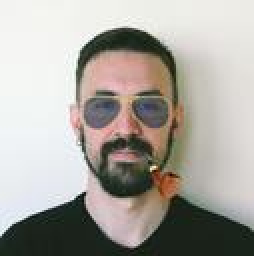
#> input picture database/prisma/faces/men-0.jpg, 127 x 128 px (shown 2 times larger); its folder holds only this picture in this run
$ python -i vision.py   (imports and definitions only)
#> lines starting #> are read from the running program, lines starting #| are printed output that depends on the picture
### backend-services/config.py
"""Agent settings and detection thresholds, read once from the environment (and the repo .env)."""
from __future__ import annotations

import os
from dataclasses import dataclass
from pathlib import Path

from dotenv import load_dotenv

ROOT = Path(__file__).resolve().parent
load_dotenv(ROOT.parent / ".env")


def _f(name: str, default: float) -> float:
    try:
        return float(os.getenv(name, default))
    except ValueError:
        return default


@dataclass(frozen=True)
class Settings:
    agent_key: str = os.getenv("AGENT_API_KEY", "dev-agent-key")
    llm_api_key: str = os.getenv("LLM_API_KEY", "")
    llm_model: str = os.getenv("LLM_MODEL", "") or "claude-sonnet-5-5"
    llm_base_url: str = os.getenv("LLM_BASE_URL", "") or "https://api.anthropic.com"
    # Optional second provider, tried when the first is rate-limited or failing (free tiers run out fast).
    llm_fallback_api_key: str = os.getenv("LLM_FALLBACK_API_KEY", "")
    llm_fallback_model: str = os.getenv("LLM_FALLBACK_MODEL", "")
    llm_fallback_base_url: str = os.getenv("LLM_FALLBACK_BASE_URL", "")
    models_dir: Path = ROOT / "models"

    # Rules. Webcam frames arrive every second, so timers accumulate across frames per session.
    gaze_away_sec: float = _f("GAZE_AWAY_SEC", 2.0)
    no_face_sec: float = _f("NO_FACE_SEC", 2.0)
    yaw_limit_deg: float = _f("YAW_LIMIT_DEG", 28.0)
    pitch_limit_deg: float = _f("PITCH_LIMIT_DEG", 22.0)
    iris_offset_limit: float = _f("IRIS_OFFSET_LIMIT", 0.32)
    # Eyelid gap as a share of the eye's width; a wide smile still sits above this, closed eyes below it.
    eye_open_ratio: float = _f("EYE_OPEN_RATIO", 0.09)
    match_threshold: float = _f("FACE_MATCH_THRESHOLD", 0.363)
    mismatch_frames: int = int(_f("FACE_MISMATCH_FRAMES", 2))
    dark_mean: float = _f("CAMERA_DARK_MEAN", 28.0)
    flat_std: float = _f("CAMERA_FLAT_STD", 9.0)
    min_face_px: int = int(_f("MIN_FACE_PX", 60))
    query_similarity: float = _f("QUERY_SIMILARITY", 0.55)
    risk_half_life_sec: float = _f("RISK_HALF_LIFE_SEC", 300.0)
    max_frames_per_sec: float = _f("MAX_FRAMES_PER_SEC", 2.0)
    repeat_cooldown_sec: float = _f("REPEAT_COOLDOWN_SEC", 20.0)

    # Objects in the webcam frame (MediaPipe EfficientDet-Lite0, COCO labels). OBJECT_DETECTION=0 turns it off.
    object_detection: bool = os.getenv("OBJECT_DETECTION", "1").lower() not in ("0", "false", "off")
    # A phone held up to the webcam often scores 0.35-0.45 with this model; the size floor drops
    # watch- and button-sized misreads that score as high.
    phone_min_score: float = _f("PHONE_MIN_SCORE", 0.35)
    phone_min_area: float = _f("PHONE_MIN_AREA", 0.02)
    # A confident hit counts even when small: a phone in the hand or on the desk is often under 1% of
    # the frame, while misreads on phone-free test portraits never scored above 0.4.
    phone_strong_score: float = _f("PHONE_STRONG_SCORE", 0.5)
    phone_strong_min_area: float = _f("PHONE_STRONG_MIN_AREA", 0.004)
    phone_frames: int = int(_f("PHONE_FRAMES", 1))
    notes_min_score: float = _f("NOTES_MIN_SCORE", 0.4)
    notes_frames: int = int(_f("NOTES_FRAMES", 2))
    # Objects count when seen in enough of this many recent frames, so one missed frame does not reset them.
    object_window: int = int(_f("OBJECT_WINDOW", 3))
    # A book must cover this share of the frame, so a bookshelf behind the candidate is ignored.
    notes_min_area: float = _f("NOTES_MIN_AREA", 0.04)

    @property
    def llm_enabled(self) -> bool:
        return bool(self.llm_api_key or self.llm_fallback_api_key)


settings = Settings()

### backend-services/vision.py
"""Computer-vision primitives: face detection (YuNet, Haar fallback), head pose and iris gaze
(MediaPipe Face Landmarker), face embeddings (SFace) and camera-blocked checks.

Models are fetched once from the official OpenCV model zoo into ./models. If a model is missing
the module degrades gracefully and reports which capability is unavailable.
"""
from __future__ import annotations

import base64
import logging
import threading
import urllib.request
from dataclasses import dataclass, field

import cv2
import numpy as np

from config import settings

log = logging.getLogger("agent.vision")

MODEL_URLS = {
    "yunet.onnx": "https://github.com/opencv/opencv_zoo/raw/main/models/face_detection_yunet/face_detection_yunet_2023mar.onnx",
    "sface.onnx": "https://github.com/opencv/opencv_zoo/raw/main/models/face_recognition_sface/face_recognition_sface_2021dec.onnx",
    "face_landmarker.task": "https://storage.googleapis.com/mediapipe-models/face_landmarker/face_landmarker/float16/1/face_landmarker.task",
    "efficientdet_lite0.tflite": "https://storage.googleapis.com/mediapipe-models/object_detector/efficientdet_lite0/float16/1/efficientdet_lite0.tflite",
}
OBJECT_LABELS = ["cell phone", "book"]  # COCO names; everything else the detector knows is ignored

_lock = threading.RLock()  # OpenCV DNN detectors and the landmarker are not thread-safe
_detector: cv2.FaceDetectorYN | None = None
_recognizer: cv2.FaceRecognizerSF | None = None
_haar: cv2.CascadeClassifier | None = None
_mesh = None
_objects = None
_status: dict[str, bool] = {}


def ensure_models() -> dict[str, bool]:
    """Downloads missing models (best effort) and initialises detectors. Safe to call repeatedly."""
    global _detector, _recognizer, _haar, _mesh, _objects
    with _lock:
        if _status:
            return _status
        settings.models_dir.mkdir(parents=True, exist_ok=True)
        for name, url in MODEL_URLS.items():
            path = settings.models_dir / name
            if not path.exists():
                try:
                    log.info("downloading %s", name)
                    urllib.request.urlretrieve(url, path)  # noqa: S310 - fixed https URL from the OpenCV zoo
                except Exception as exc:  # network may be unavailable; fall back below
                    log.warning("could not download %s: %s", name, exc)
                    path.unlink(missing_ok=True)
        try:
            _detector = cv2.FaceDetectorYN.create(str(settings.models_dir / "yunet.onnx"), "", (320, 320), 0.75, 0.3, 50)
        except Exception as exc:
            log.warning("YuNet unavailable (%s); using Haar cascade", exc)
            _detector = None
        try:
            _recognizer = cv2.FaceRecognizerSF.create(str(settings.models_dir / "sface.onnx"), "")
        except Exception as exc:
            log.warning("SFace unavailable (%s); face matching disabled", exc)
            _recognizer = None
        _haar = cv2.CascadeClassifier(cv2.data.haarcascades + "haarcascade_frontalface_default.xml")
        try:
            from mediapipe.tasks.python import BaseOptions
            from mediapipe.tasks.python import vision as mpv

            options = mpv.FaceLandmarkerOptions(
                base_options=BaseOptions(model_asset_path=str(settings.models_dir / "face_landmarker.task")),
                running_mode=mpv.RunningMode.IMAGE, num_faces=3, min_face_detection_confidence=0.5,
            )
            _mesh = mpv.FaceLandmarker.create_from_options(options)
        except Exception as exc:
            log.warning("MediaPipe Face Mesh unavailable (%s); gaze uses coarse landmarks", exc)
            _mesh = None
        try:
            from mediapipe.tasks.python import BaseOptions
            from mediapipe.tasks.python import vision as mpv

            options = mpv.ObjectDetectorOptions(
                base_options=BaseOptions(model_asset_path=str(settings.models_dir / "efficientdet_lite0.tflite")),
                running_mode=mpv.RunningMode.IMAGE, max_results=5, score_threshold=0.3, category_allowlist=OBJECT_LABELS,
            )
            _objects = mpv.ObjectDetector.create_from_options(options)
        except Exception as exc:
            log.warning("Object detector unavailable (%s); phone and notes checks disabled", exc)
            _objects = None
        _status.update(detector=_detector is not None, recognizer=_recognizer is not None, mesh=_mesh is not None, objects=_objects is not None)
        return _status


# [11 lines left out: function decode, not called in this run]


@dataclass
class Face:
    box: tuple[int, int, int, int]
    score: float
    raw: np.ndarray | None = None  # YuNet row (box + 5 landmarks), used for alignment


@dataclass
class DetectedObject:
    label: str  # one of OBJECT_LABELS
    score: float
    area: float  # share of the frame the box covers, 0..1


@dataclass
class FrameFacts:
    faces: list[Face] = field(default_factory=list)
    objects: list[DetectedObject] = field(default_factory=list)
    brightness: float = 0
    contrast: float = 0
    blocked: bool = False
    yaw: float | None = None
    pitch: float | None = None
    iris_offset: float | None = None
    eyes_open: bool | None = None

    # [7 lines left out: function looking_away, not called in this run]


def detect_faces(img: np.ndarray) -> list[Face]:
    ensure_models()
    h, w = img.shape[:2]
    if _detector is not None:
        _detector.setInputSize((w, h))
        _, rows = _detector.detect(img)
        faces = []
        for r in rows if rows is not None else []:
            x, y, bw, bh = (int(v) for v in r[:4])
            if min(bw, bh) >= settings.min_face_px * min(1.0, w / 640):
                faces.append(Face((x, y, bw, bh), float(r[-1]), r))
        return faces
    gray = cv2.cvtColor(img, cv2.COLOR_BGR2GRAY)
    found = _haar.detectMultiScale(gray, 1.1, 6, minSize=(settings.min_face_px, settings.min_face_px)) if _haar is not None else []
    return [Face((int(x), int(y), int(fw), int(fh)), 0.8) for (x, y, fw, fh) in found]


# 3D reference points (nose tip, chin, eye corners, mouth corners) for solvePnP head pose.
_MODEL_3D = np.array([(0.0, 0.0, 0.0), (0.0, -63.6, -12.5), (-43.3, 32.7, -26.0), (43.3, 32.7, -26.0), (-28.9, -28.9, -24.1), (28.9, -28.9, -24.1)], dtype=np.float64)
_MESH_IDX = [1, 152, 33, 263, 61, 291]


# [48 lines left out: functions _pose_from_points, head_and_gaze, not called in this run]


def analyze(img: np.ndarray) -> FrameFacts:
    with _lock:
        return _analyze(img)


def _analyze(img: np.ndarray) -> FrameFacts:
    gray = cv2.cvtColor(img, cv2.COLOR_BGR2GRAY)
    facts = FrameFacts(brightness=float(gray.mean()), contrast=float(gray.std()))
    facts.blocked = facts.brightness < settings.dark_mean or facts.contrast < settings.flat_std
    facts.faces = detect_faces(img)
    if len(facts.faces) >= 1:
        main = max(facts.faces, key=lambda f: f.box[2] * f.box[3])
        facts.yaw, facts.pitch, facts.iris_offset, facts.eyes_open = head_and_gaze(img, main)
    facts.objects = detect_objects(img)
    return facts


def detect_objects(img: np.ndarray) -> list[DetectedObject]:
    """Phones and books in the frame. Empty when OBJECT_DETECTION is off or the model is unavailable."""
    if not settings.object_detection:
        return []
    ensure_models()
    if _objects is None:
        return []
    import mediapipe as mp

    h, w = img.shape[:2]
    with _lock:  # the detector is not thread-safe
        res = _objects.detect(mp.Image(image_format=mp.ImageFormat.SRGB, data=cv2.cvtColor(img, cv2.COLOR_BGR2RGB)))
    found: list[DetectedObject] = []
    for d in res.detections:
        if not d.categories:
            continue
        top = d.categories[0]
        box = d.bounding_box
        found.append(DetectedObject(label=top.category_name, score=float(top.score), area=(box.width * box.height) / float(w * h)))
    return found


# [12 lines left out: functions embedding, similarity, not called in this run]

>>> import cv2
>>> picture = cv2.imread('../database/prisma/faces/men-0.jpg')
#> picture is the input picture: shape (128, 127, 3); mean B, G, R 159.7, 166.1, 169.9
>>> result = analyze(picture)
#> in _analyze, `gray = cv2.cvtColor(img, cv2.COLOR_BGR2GRAY)`:
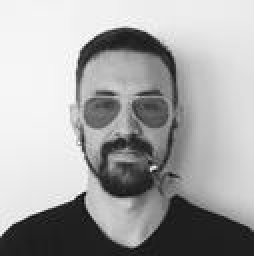
#> gray: shape (128, 127) (shown 2 times larger); min 3, max 255, mean 166.6
#> in _analyze, `facts.blocked = facts.brightness < settings.dark_mean or facts.contras..`: facts.blocked = False
#> (the call stopped at in ensure_models, `urllib.request.urlretrieve(url, path)`: the network is not available in this run)
#> in detect_faces, `found = _haar.detectMultiScale(gray, 1.1, 6, minSize=(settings.min_fac..`: found = []
#> (the call stopped at in ensure_models, `urllib.request.urlretrieve(url, path)`: the network is not available in this run)

$ run again, on database/prisma/faces/men-1.jpg
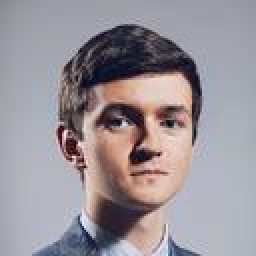
#> input picture database/prisma/faces/men-1.jpg, 128 x 128 px (shown 2 times larger)
#> picture is the input picture: shape (128, 128, 3); mean B, G, R 152.8, 146.9, 153.5
#> in _analyze, `gray = cv2.cvtColor(img, cv2.COLOR_BGR2GRAY)`:
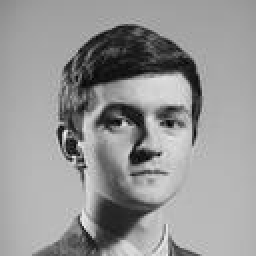
#> gray: shape (128, 128) (shown 2 times larger); min 2, max 245, mean 149.6
#> facts.blocked = False
#> found = []

$ run again, on database/prisma/faces/men-10.jpg
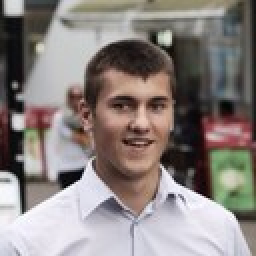
#> input picture database/prisma/faces/men-10.jpg, 128 x 128 px (shown 2 times larger)
#> picture is the input picture: shape (128, 128, 3); mean B, G, R 126.9, 129.8, 138
#> in _analyze, `gray = cv2.cvtColor(img, cv2.COLOR_BGR2GRAY)`:
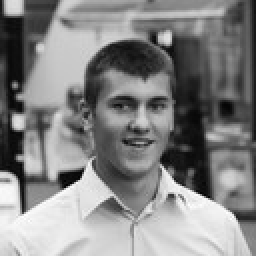
#> gray: shape (128, 128) (shown 2 times larger); min 0, max 254, mean 131.9
#> facts.blocked = False
#> found = []

$ run again, on database/prisma/faces/men-11.jpg
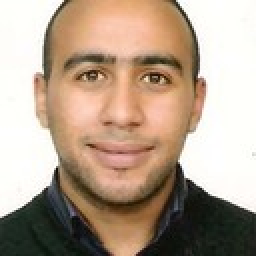
#> input picture database/prisma/faces/men-11.jpg, 128 x 128 px (shown 2 times larger)
#> picture is the input picture: shape (128, 128, 3); mean B, G, R 141.6, 160, 180.4
#> in _analyze, `gray = cv2.cvtColor(img, cv2.COLOR_BGR2GRAY)`:
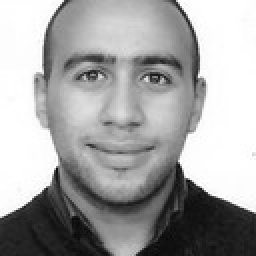
#> gray: shape (128, 128) (shown 2 times larger); min 7, max 255, mean 164
#> facts.blocked = False
#> found = []
